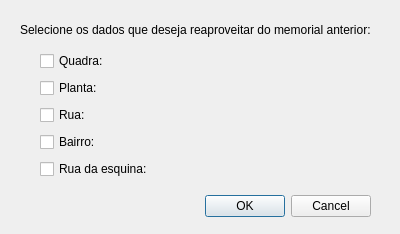
<?xml version="1.0" encoding="UTF-8"?>
<ui version="4.0">
 <class>Dialog</class>
 <widget class="QDialog" name="Dialog">
  <property name="geometry">
   <rect>
    <x>0</x>
    <y>0</y>
    <width>400</width>
    <height>234</height>
   </rect>
  </property>
  <property name="windowTitle">
   <string>Reaproveitamento de dados</string>
  </property>
  <widget class="QDialogButtonBox" name="buttonBox">
   <property name="geometry">
    <rect>
     <x>30</x>
     <y>190</y>
     <width>341</width>
     <height>32</height>
    </rect>
   </property>
   <property name="orientation">
    <enum>Qt::Horizontal</enum>
   </property>
   <property name="standardButtons">
    <set>QDialogButtonBox::Cancel|QDialogButtonBox::Ok</set>
   </property>
  </widget>
  <widget class="QLabel" name="label">
   <property name="geometry">
    <rect>
     <x>20</x>
     <y>20</y>
     <width>361</width>
     <height>20</height>
    </rect>
   </property>
   <property name="text">
    <string>Selecione os dados que deseja reaproveitar do memorial anterior:</string>
   </property>
  </widget>
  <widget class="QWidget" name="verticalLayoutWidget">
   <property name="geometry">
    <rect>
     <x>40</x>
     <y>50</y>
     <width>311</width>
     <height>131</height>
    </rect>
   </property>
   <layout class="QVBoxLayout" name="verticalLayout">
    <item>
     <widget class="QCheckBox" name="block_checkBox">
      <property name="text">
       <string>Quadra:</string>
      </property>
     </widget>
    </item>
    <item>
     <widget class="QCheckBox" name="site_plan_checkBox">
      <property name="text">
       <string>Planta:</string>
      </property>
     </widget>
    </item>
    <item>
     <widget class="QCheckBox" name="street_checkBox">
      <property name="text">
       <string>Rua:</string>
      </property>
     </widget>
    </item>
    <item>
     <widget class="QCheckBox" name="district_checkBox">
      <property name="text">
       <string>Bairro:</string>
      </property>
     </widget>
    </item>
    <item>
     <widget class="QCheckBox" name="corner_street_checkBox">
      <property name="text">
       <string>Rua da esquina:</string>
      </property>
     </widget>
    </item>
   </layout>
  </widget>
 </widget>
 <resources/>
 <connections>
  <connection>
   <sender>buttonBox</sender>
   <signal>accepted()</signal>
   <receiver>Dialog</receiver>
   <slot>accept()</slot>
   <hints>
    <hint type="sourcelabel">
     <x>248</x>
     <y>254</y>
    </hint>
    <hint type="destinationlabel">
     <x>157</x>
     <y>274</y>
    </hint>
   </hints>
  </connection>
  <connection>
   <sender>buttonBox</sender>
   <signal>rejected()</signal>
   <receiver>Dialog</receiver>
   <slot>reject()</slot>
   <hints>
    <hint type="sourcelabel">
     <x>316</x>
     <y>260</y>
    </hint>
    <hint type="destinationlabel">
     <x>286</x>
     <y>274</y>
    </hint>
   </hints>
  </connection>
 </connections>
</ui>
